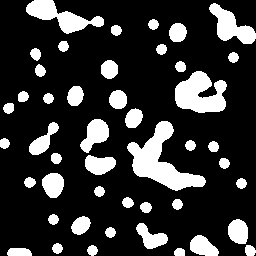
#> input picture skimage.data.binary_blobs(), 256 x 256 px
$ python mask_to_outline.py
#> lines starting #> are read from the running program, lines starting #| are printed output that depends on the picture; after the words box and inside, x2 and y2 are one past the last pixel; in counts of white or black regions, pixels touching at a corner belong together
from pathlib import Path
from skimage.morphology import dilation, disk
import re

import matplotlib.pylab as plt
import matplotlib as mpl
mpl.rcParams['figure.dpi'] = 300
import tifffile


# using skimage
from skimage.measure import find_contours
from skimage.draw import polygon_perimeter

import numpy as np

import cell_analysis_tools as cat

#%%
# [56 lines left out: function mask_to_outlines, not called in this run]

#%%

if __name__ == "__main__":
    pass

    from skimage.data import binary_blobs
    from skimage.morphology import label

    mask = binary_blobs(length=256, volume_fraction=0.2)
#> mask is the input picture: shape (256, 256) bool; 20% white; 46 white regions, largest, box (x1, y1, x2, y2) and area: (127, 121, 206, 191) 2122, (175, 71, 227, 113) 1477, (26, 0, 104, 34) 1104

    mask_labeled = label(mask)
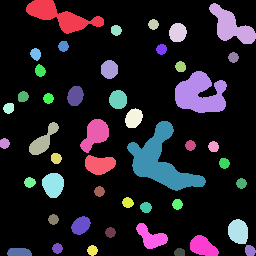
#> mask_labeled: shape (256, 256) int32; 47 distinct labels, from 0 to 46; one colour per label, 0 black
    plt.imshow(mask_labeled)
    plt.show()


    mask_outlines = mask_to_outlines(mask_labeled) # , binary_mask=True
#> the loop in mask_to_outlines, `for idx, label in enumerate(np.unique(mask)[1:]):` made 46 passes
#> pass 1, in mask_to_outlines, `one_roi = (mask == label)`:
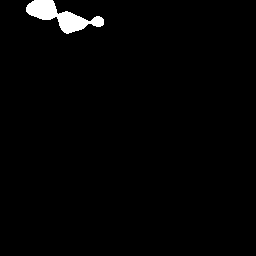
#> one_roi: shape (256, 256) bool; 1.7% white; 1 white region, box (x1, y1, x2, y2) and area: (26, 0, 104, 34) 1104
#> pass 2, in mask_to_outlines, `one_roi = (mask == label)`:
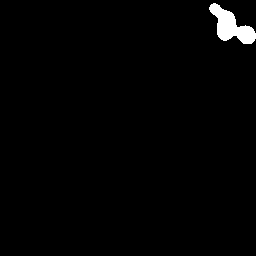
#> one_roi: shape (256, 256) bool; 1.4% white; 1 white region, box (x1, y1, x2, y2) and area: (209, 3, 256, 44) 912
#> pass 3, in mask_to_outlines, `one_roi = (mask == label)`:
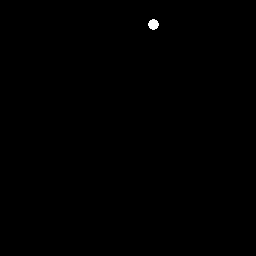
#> one_roi: shape (256, 256) bool; 0.14% white; 1 white region, box (x1, y1, x2, y2) and area: (148, 19, 159, 30) 89
#> after the loop in mask_to_outlines, `for idx, label in enumerate(np.unique(mask)[1:]):`:
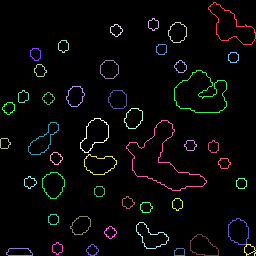
#> mask_outline: shape (256, 256) int32; 46 distinct labels, from 0 to 45; one colour per label, 0 black
#> after the loop in mask_to_outlines, `for idx, label in enumerate(np.unique(mask)[1:]):`:
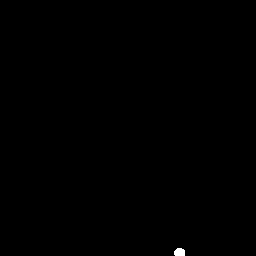
#> one_roi: shape (256, 256) bool; 0.12% white; 1 white region, box (x1, y1, x2, y2) and area: (174, 248, 185, 256) 77
    plt.imshow(mask_outlines, vmax=mask_outlines.max())
    plt.show()
